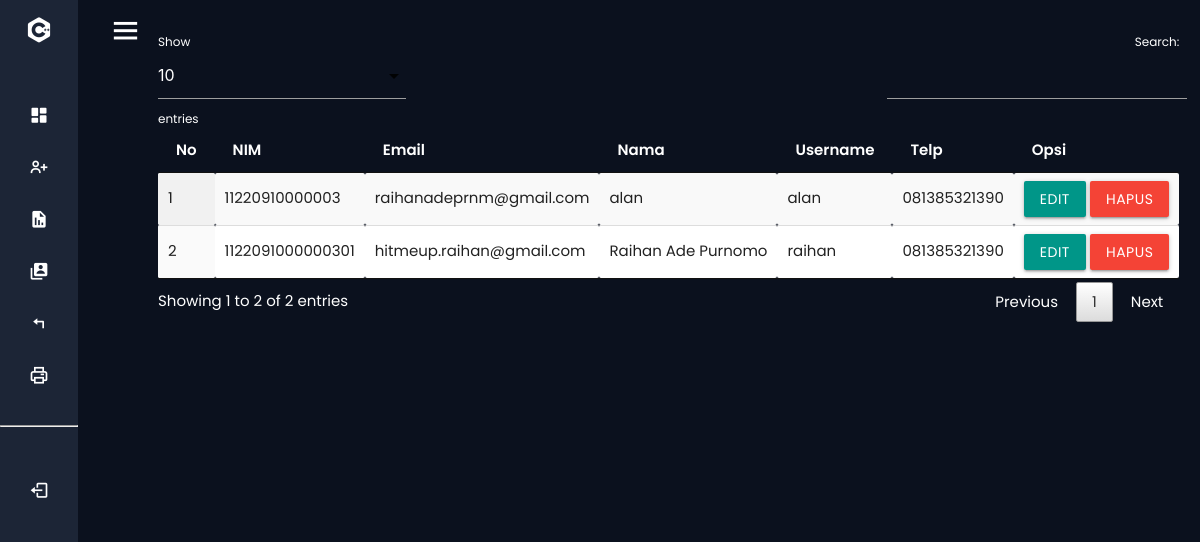
/admin/index.php?p=mas (signed in), run on the app's committed database.
### tables this page shows
CREATE TABLE `mahasiswa` (
  `nim` varchar(16) NOT NULL,
  `email` varchar(255) NOT NULL,
  `nama` varchar(35) NOT NULL,
  `username` varchar(25) NOT NULL,
  `password` varchar(255) NOT NULL,
  `telp` varchar(13) NOT NULL,
  `verif` int(11) NOT NULL
);

### admin/mas.php (the view, shortened to what this page needs)
<table id="example" class="display responsive-table" style="width:100%">
          <thead>
              <tr>
					<th>No</th>
					<th>NIM</th>
					<th>Email</th>
					<th>Nama</th>
					<th>Username</th>
					<th>Telp</th>
                	<th>Opsi</th>
              </tr>
          </thead>
          <tbody>
	<?php
		$no=1;
		$query = mysqli_query($koneksi,"SELECT * FROM mahasiswa ORDER BY nim ASC");
		while ($r=mysqli_fetch_assoc($query)) { ?>
		<tr>
			<td><?php echo $no++; ?></td>
			<td><?php echo $r['nim']; ?></td>
			<td><?php echo $r['email']; ?></td>
			<td><?php echo $r['nama']; ?></td>
			<td><?php echo $r['username']; ?></td>
			<td><?php echo $r['telp']; ?></td>
			<td><a class="btn teal modal-trigger" href="#mas_edit?nim=<?php echo $r['nim'] ?>">Edit</a> <a onclick="return confirm('Anda Yakin Ingin Menghapus Akun?')" class="btn red" href="index.php?p=mas_hapus&nim=<?php echo $r['nim'] ?>">Hapus</a></td>
		</tr>
            <?php  }
             ?>
          </tbody>
        </table>

### css/style.css (style rules this page uses)
* { margin: 0; padding: 0; box-sizing: border-box; font-family: 'Poppins', sans-serif; }

### data on the page
mahasiswa: nim "11220910000003", email "raihanadeprnm@gmail.com", nama "alan", username "alan", telp "081385321390"
mahasiswa: nim "1122091000000301", email "hitmeup.raihan@gmail.com", nama "Raihan Ade Purnomo", username "raihan", telp "081385321390"
